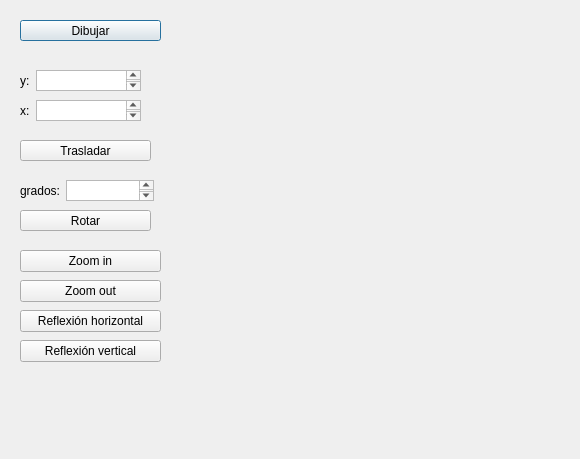
<?xml version="1.0" encoding="UTF-8"?>
<ui version="4.0">
 <class>Arco</class>
 <widget class="QDialog" name="Arco">
  <property name="geometry">
   <rect>
    <x>0</x>
    <y>0</y>
    <width>580</width>
    <height>459</height>
   </rect>
  </property>
  <property name="windowTitle">
   <string>Arco</string>
  </property>
  <widget class="QPushButton" name="dibujar">
   <property name="enabled">
    <bool>true</bool>
   </property>
   <property name="geometry">
    <rect>
     <x>20</x>
     <y>20</y>
     <width>141</width>
     <height>21</height>
    </rect>
   </property>
   <property name="text">
    <string>Dibujar</string>
   </property>
  </widget>
  <widget class="QPushButton" name="trasladar">
   <property name="geometry">
    <rect>
     <x>20</x>
     <y>140</y>
     <width>131</width>
     <height>21</height>
    </rect>
   </property>
   <property name="text">
    <string>Trasladar</string>
   </property>
  </widget>
  <widget class="QPushButton" name="rotar">
   <property name="geometry">
    <rect>
     <x>20</x>
     <y>210</y>
     <width>131</width>
     <height>21</height>
    </rect>
   </property>
   <property name="text">
    <string>Rotar</string>
   </property>
  </widget>
  <widget class="QWidget" name="layoutWidget">
   <property name="geometry">
    <rect>
     <x>20</x>
     <y>100</y>
     <width>121</width>
     <height>21</height>
    </rect>
   </property>
   <layout class="QFormLayout" name="formLayout_3">
    <item row="0" column="0">
     <widget class="QLabel" name="label_3">
      <property name="text">
       <string>x:</string>
      </property>
     </widget>
    </item>
    <item row="0" column="1">
     <widget class="QTextEdit" name="boxXinicio"/>
    </item>
   </layout>
  </widget>
  <widget class="QWidget" name="layoutWidget">
   <property name="geometry">
    <rect>
     <x>20</x>
     <y>70</y>
     <width>121</width>
     <height>21</height>
    </rect>
   </property>
   <layout class="QFormLayout" name="formLayout_4">
    <item row="0" column="0">
     <widget class="QLabel" name="label_4">
      <property name="text">
       <string>y:</string>
      </property>
     </widget>
    </item>
    <item row="0" column="1">
     <widget class="QTextEdit" name="boxYinicio"/>
    </item>
   </layout>
  </widget>
  <widget class="QWidget" name="layoutWidget">
   <property name="geometry">
    <rect>
     <x>20</x>
     <y>180</y>
     <width>134</width>
     <height>21</height>
    </rect>
   </property>
   <layout class="QFormLayout" name="formLayout_5">
    <item row="0" column="0">
     <widget class="QLabel" name="label_5">
      <property name="text">
       <string>grados:</string>
      </property>
     </widget>
    </item>
    <item row="0" column="1">
     <widget class="QTextEdit" name="boxGrados"/>
    </item>
   </layout>
  </widget>
  <widget class="QPushButton" name="zoom_in">
   <property name="geometry">
    <rect>
     <x>20</x>
     <y>250</y>
     <width>141</width>
     <height>22</height>
    </rect>
   </property>
   <property name="text">
    <string>Zoom in</string>
   </property>
  </widget>
  <widget class="QPushButton" name="zoom_out">
   <property name="geometry">
    <rect>
     <x>20</x>
     <y>280</y>
     <width>141</width>
     <height>22</height>
    </rect>
   </property>
   <property name="text">
    <string>Zoom out</string>
   </property>
  </widget>
  <widget class="QPushButton" name="horizontal">
   <property name="geometry">
    <rect>
     <x>20</x>
     <y>310</y>
     <width>141</width>
     <height>22</height>
    </rect>
   </property>
   <property name="text">
    <string>Reflexión horizontal</string>
   </property>
  </widget>
  <widget class="QPushButton" name="vertical">
   <property name="geometry">
    <rect>
     <x>20</x>
     <y>340</y>
     <width>141</width>
     <height>22</height>
    </rect>
   </property>
   <property name="text">
    <string>Reflexión vertical</string>
   </property>
  </widget>
  <zorder>layoutWidget</zorder>
  <zorder>layoutWidget</zorder>
  <zorder>layoutWidget</zorder>
  <zorder>dibujar</zorder>
  <zorder>trasladar</zorder>
  <zorder>rotar</zorder>
  <zorder>zoom_in</zorder>
  <zorder>zoom_out</zorder>
  <zorder>horizontal</zorder>
  <zorder>vertical</zorder>
 </widget>
 <resources/>
 <connections/>
</ui>
